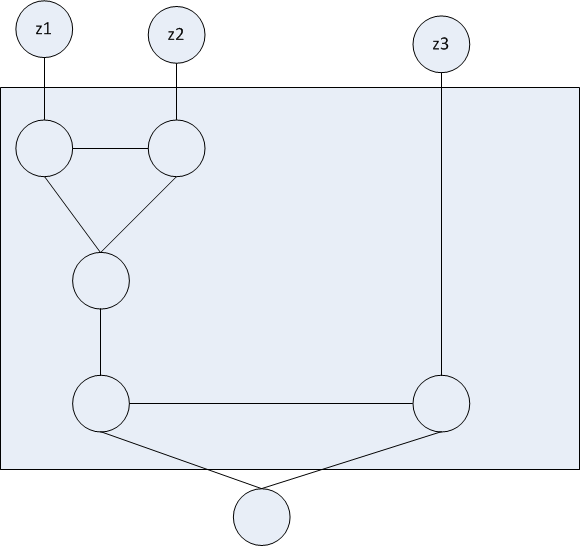
#> input picture CCA/Assignments/Assignment4/3-inputOR.bmp, 580 x 546 px, given in place of ps2-input0.png, which was not available
$ python ps2.py
#> lines starting #> are read from the running program, lines starting #| are printed output that depends on the picture; pictures that were not available may be replaced by others from this repository, and a replacement may not be noted
"""Problem Set 2: Edges and Lines."""

import numpy as np
import cv2

import os
from math import pi, cos, sin

np.set_printoptions(threshold=np.nan)

input_dir = "input"  # read images from os.path.join(input_dir, <filename>)
output_dir = "output"  # write images to os.path.join(output_dir, <filename>)

def hough_lines_acc(img_edges, rho_res=1, theta_res=pi/90):
    """Compute Hough Transform for lines on edge image.

    Parameters
    ----------
        img_edges: binary edge image
        rho_res: rho resolution (in pixels)
        theta_res: theta resolution (in radians)

    Returns
    -------
        H: Hough accumulator array
        rho: vector of rho values, one for each row of H
        theta: vector of theta values, one for each column of H
    """
    # TODO: Your code here

    # Instantiate accumulator array
    # The size of the accumulator is the max distance by the range of theta
    height, width = img_edges.shape
    max_d = np.ceil( np.sqrt( height**2 + width**2 ) )
    rho = np.arange(-max_d, max_d, rho_res)
    theta = np.arange(-pi/2, pi/2, theta_res)
    H = np.zeros( (len(rho), len(theta)) )

    y_vals, x_vals = np.nonzero(img_edges)


    for i in range(len(x_vals)):
        x = x_vals[i]
        y = y_vals[i]

        for t in range(len(theta)):
            d = round( x*cos( theta[t] ) + y*sin(theta[t]) ) + max_d
            H[d, t] += 1

    return H, rho, theta
#end hough_lines_acc


# [162 lines left out: functions hough_circles_acc, hough_peaks, hough_lines_draw, hough_circles_draw, find_circles, normalize_accum_array and 1 more, not called in this run]
#end highlight_peaks


def main():
    """Run code/call functions to solve problems."""

    # 1-a
    # Load the input grayscale image
    img = cv2.imread(os.path.join(input_dir, 'ps2-input0.png'), 0)  # flags=0 ensures grayscale
#> img: shape (546, 580); min 0, max 255, mean 238.2

    # TODO: Compute edge image (img_edges)
    img_edges = cv2.Canny(img, 100, 200)
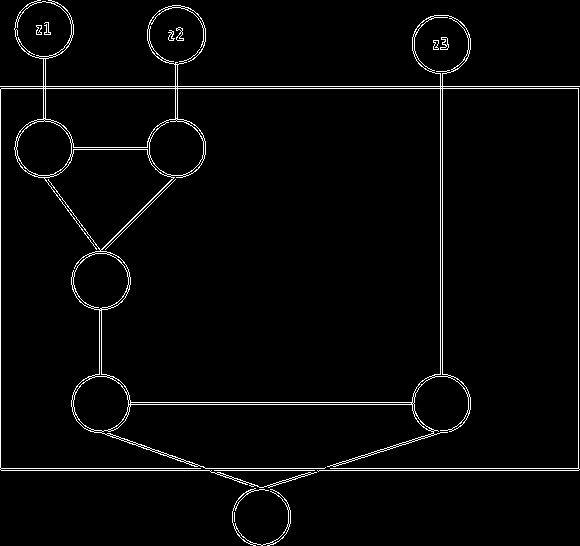
#> img_edges: shape (546, 580); 2.8% white in thin lines or dots
    cv2.imwrite( os.path.join(output_dir, 'ps2-1-a-1.png'), img_edges)  # save as ps2-1-a-1.png

    # 2-a
    # Compute Hough Transform for lines on edge image
    H, rho, theta = hough_lines_acc(img_edges)  # TODO: implement this, try calling with different parameters
#> in hough_lines_acc, `y_vals, x_vals = np.nonzero(img_edges)`: y_vals = 9003 values from 0 to 545; x_vals = 9003 values, max 579 at index 1963, min 0 at index 1384, mean 246.5
#> the loop in hough_lines_acc, `for i in range(len(x_vals)):` made 1 pass
#> (x, y) on pass 1: (37, 0)
#> after the loop in hough_lines_acc, `for i in range(len(x_vals)):`: H: shape (1594, 90) float64; every value is 0

    # TODO: Store accumulator array (H) as ps2-2-a-1.png
    # Note: Write a normalized uint8 version, mapping min value to 0 and max to 255
    cv2.imwrite(os.path.join(output_dir, 'ps2-2-a-1.png'), normalize_accum_array(H))

    # 2-b
    # Find peaks (local maxima) in accumulator array
    peaks = hough_peaks(H, 10, 100)  # TODO: implement this, try different parameters
    #lines = cv2.HoughLines(img_edges, 1, pi/180, 200)

    # TODO: Store a copy of accumulator array image (from 2-a), with peaks highlighted, as ps2-2-b-1.png
    cv2.imwrite( os.path.join( output_dir, 'ps2-2-b-1.png'), highlight_peaks(H, peaks, rho, theta) )

    # 2-c
    # Draw lines corresponding to accumulator peaks
    img_out = cv2.cvtColor(img, cv2.COLOR_GRAY2BGR)  # copy & convert to color image
    hough_lines_draw(img_out, peaks, rho, theta)  # TODO: implement this
    cv2.imwrite( os.path.join(output_dir, 'ps2-2-c-1.png'), img_out )  # save as ps2-2-c-1.png

    #***********************************************************************************
    # 3-a
    # TODO: Read ps2-input0-noise.png, compute smoothed image using a Gaussian filter
    img_noise = cv2.imread(os.path.join(input_dir, 'ps2-input0-noise.png'), 0)
    img_smoothed =  cv2.GaussianBlur(img_noise, (5,5), 5)
    cv2.imwrite( os.path.join(output_dir, 'ps2-3-a-1.png'), img_smoothed )

    #************************************
    # 3-b
    # TODO: Compute binary edge images for both original image and smoothed version
    img_edges_noise = cv2.Canny(img_noise, 100, 300)
    cv2.imwrite( os.path.join(output_dir, 'ps2-3-b-1.png'), img_edges_noise )
    img_edges_smooth = cv2.Canny(img_smoothed, 100, 250)
    cv2.imwrite( os.path.join(output_dir, 'ps2-3-b-2.png'), img_edges_smooth )

    #************************************
    # 3-c
    # TODO: Apply Hough methods to smoothed image, tweak parameters to find best lines
    H, rho, theta = hough_lines_acc(img_edges_smooth)
    peaks = hough_peaks(H,10, 80)

    cv2.imwrite( os.path.join(output_dir, 'ps2-3-c-1.png'), highlight_peaks(H, peaks, rho, theta) )

    img_noise = cv2.cvtColor( img_noise, cv2.COLOR_GRAY2BGR )
    hough_lines_draw(img_noise, peaks, rho, theta)
    cv2.imwrite( os.path.join(output_dir, 'ps2-3-c-2.png'), img_noise )

    #****************************************************************************
    # 4
    # TODO: Like problem 3 above, but using ps2-input1.png
    # 4a
    img = cv2.imread( os.path.join(input_dir, 'ps2-input1.png'), 0 )
    img_smoothed = cv2.GaussianBlur( img, (5,5), 3)
    cv2.imwrite( os.path.join(output_dir, 'ps2-4-a-1.png'), img_smoothed )

    # 4b
    img_edges = cv2.Canny( img_smoothed, 100, 200 )
    cv2.imwrite( os.path.join(output_dir, 'ps2-4-b-1.png'), img_edges )

    # 4c
    H, rho, theta = hough_lines_acc(img_edges)
    peaks = hough_peaks(H, 10, 75)

    cv2.imwrite( os.path.join(output_dir, 'ps2-4-c-1.png'), highlight_peaks(H, peaks, rho, theta) )

    img = cv2.cvtColor( img, cv2.COLOR_GRAY2BGR )
    hough_lines_draw(img, peaks, rho, theta)
    cv2.imwrite( os.path.join(output_dir, 'ps2-4-c-2.png'), img)
    #********************************************************************************

    # 5
    # 5a
    #read
    img = cv2.imread( os.path.join(input_dir, 'ps2-input1.png'), 0 )
    # Smooth
    img_smoothed = cv2.GaussianBlur( img, (5,5), 3)
    cv2.imwrite( os.path.join(output_dir, 'ps2-5-a-1.png'), img_smoothed )
    #edges
    img_edges = cv2.Canny( img_smoothed, 100, 200 )
    cv2.imwrite( os.path.join(output_dir, 'ps2-5-a-2.png'), img_edges )
    # Find and draw circles
    H = hough_circles_acc(img_edges, 20)
    peaks = hough_peaks(H,10,55)
    img = cv2.cvtColor(img, cv2.COLOR_GRAY2BGR)
    hough_circles_draw(img, peaks, 20)
    cv2.imwrite( os.path.join(output_dir, 'ps2-5-a-3.png'), img )

    #*******************************

    # 5b
    #read
    img = cv2.imread( os.path.join(input_dir, 'ps2-input1.png'), 0 )
    # Smooth
    img_smoothed = cv2.GaussianBlur( img, (5,5), 3)
    #edges
    img_edges = cv2.Canny( img_smoothed, 100, 200 )
    centers, radii = find_circles(img_edges, (20,50))

    img = cv2.cvtColor(img, cv2.COLOR_GRAY2BGR)
    # For each radius, draw the circles
    for i in range(len(radii)):
        # Convert centers list to numpy array
        c_array = np.zeros( ( len(centers[i]), 2 ) )
        for j in range( len(centers[i]) ):
            c_array[j,0] = centers[i][j][0]
            c_array[j,1] = centers[i][j][1]
        #end for
        hough_circles_draw( img, c_array, radii[i] )
    #end for

    cv2.imwrite( os.path.join(output_dir, 'ps2-5-b-1.png'), img )


    #***********************************************************************************

    # 6
    # TODO: Find lines a more realtistic image, ps2-input2.png
    # 6a
    img = cv2.imread( os.path.join(input_dir, 'ps2-input2.png'), 0 )
    # Smooth
    img_smoothed = cv2.GaussianBlur( img, (5,5), 3)
    # Edges
    img_edges = cv2.Canny( img_smoothed, 75, 150)
    # Save copy for my experimentation
    cv2.imwrite( os.path.join(output_dir, 'jrk_test.png'), img_edges )
    # Find and draw lines
    H, rho, theta = hough_lines_acc( img_edges )
    peaks = hough_peaks(H, 12)
    img_smoothed = cv2.cvtColor( img_smoothed, cv2.COLOR_GRAY2BGR )
    hough_lines_draw( img_smoothed, peaks, rho, theta )
    cv2.imwrite( os.path.join(output_dir, 'ps2-6-a-1.png'), img_smoothed )

    #*******************************
    # 6c - better part to 6a
    img = cv2.imread( os.path.join(input_dir, 'ps2-input2.png'), 0 )
    # Smooth
    img_smoothed = cv2.GaussianBlur( img, (5,5), 3)
    # Edges
    img_edges = cv2.Canny( img_smoothed, 75, 150)
    # Find and draw lines
    H, rho, theta = hough_lines_acc( img_edges )
    peaks = hough_peaks(H, 10, 150)
    img_smoothed = cv2.cvtColor( img_smoothed, cv2.COLOR_GRAY2BGR )
    hough_lines_draw( img_smoothed, peaks, rho, theta )
    cv2.imwrite( os.path.join(output_dir, 'ps2-6-c-1.png'), img_smoothed )


    #*************************************************************************************
    # 7
    # TODO: Find circles in the same realtistic image, ps2-input2.png
    img = cv2.imread( os.path.join(input_dir, 'ps2-input2.png'), 0 )
    # Smooth
    img_smoothed = cv2.GaussianBlur( img, (15,15), 3)
    # Edges
    img_edges = cv2.Canny( img_smoothed, 75, 150)
    centers, radii = find_circles(img_edges, (20,50) )

    # For each radius, draw the circles
    img_smoothed = cv2.cvtColor(img, cv2.COLOR_GRAY2BGR)
    for i in range(len(radii)):
        # Convert centers list to numpy array
        c_array = np.zeros( ( len(centers[i]), 2 ) )
        for j in range( len(centers[i]) ):
            c_array[j,0] = centers[i][j][0]
            c_array[j,1] = centers[i][j][1]
        #end for
        hough_circles_draw( img_smoothed, c_array, radii[i] )
    #end for

    cv2.imwrite( os.path.join(output_dir, 'ps2-7-a-1.png'), img_smoothed )

    #*************************************************************************************

    # 8
    # TODO: Find lines and circles in distorted image, ps2-input3.png
    img = cv2.imread( os.path.join(input_dir, 'ps2-input3.png'), 0 )
    # Smooth
    img_smoothed = cv2.GaussianBlur( img, (5,5), 3)
    # Edges
    img_edges = cv2.Canny( img_smoothed, 100, 200)
    # Find and lines
    H, rho, theta = hough_lines_acc( img_edges )
    peaks = hough_peaks(H, 10)
    # Find circles
    centers, radii = find_circles(img_edges, (20,50) )
    # Draw circles and lines
    img = cv2.cvtColor( img, cv2.COLOR_GRAY2BGR )
    hough_lines_draw( img, peaks, rho, theta )
    # For each radius, draw the circles
    for i in range(len(radii)):
        # Convert centers list to numpy array
        c_array = np.zeros( ( len(centers[i]), 2 ) )
        for j in range( len(centers[i]) ):
            c_array[j,0] = centers[i][j][0]
            c_array[j,1] = centers[i][j][1]
        #end for
        hough_circles_draw( img, c_array, radii[i] )
    #end for

    cv2.imwrite( os.path.join(output_dir, 'ps2-8-a-1.png'), img )


if __name__ == "__main__":
#> (the run stopped early here; a loop or call above may not have finished)

$ run again, on CCA/Assignments/Assignment4/3-inputOR_AND.bmp
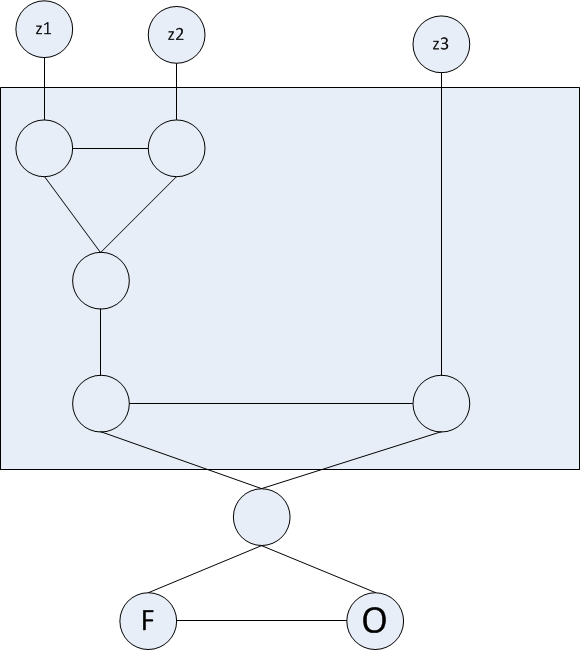
#> input picture CCA/Assignments/Assignment4/3-inputOR_AND.bmp, 580 x 650 px, given in place of ps2-input0.png, which was not available
#> in main, `img_edges = cv2.Canny(img, 100, 200)`:
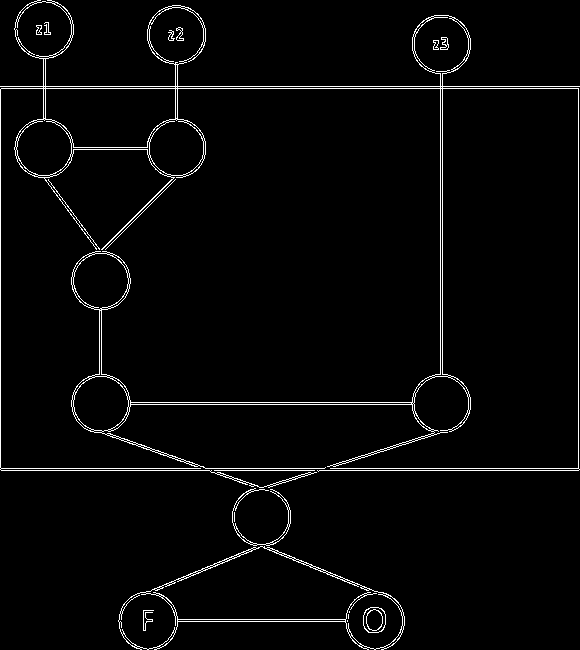
#> img_edges: shape (650, 580); 2.8% white in thin lines or dots
#> y_vals = 10704 values from 0 to 649; x_vals = 10704 values, max 579 at index 1964, min 0 at index 1385, mean 250
#> the loop in hough_lines_acc, `for i in range(len(x_vals)):` made 1 pass
#> (x, y) on pass 1: (37, 0)
